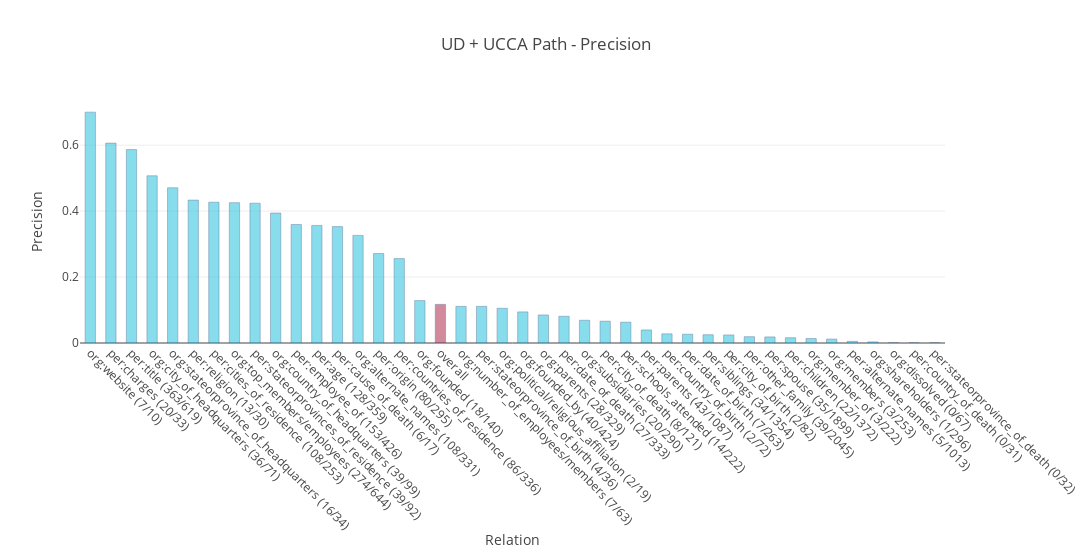

Notebook source saved alongside this figure:
### Code cell
import plotly.graph_objs as go

overall_index = next(i for (i, (relation, score)) in enumerate(stats) if relation == 'overall')

colors = ['rgb(58,200,225)'] * len(stats)
colors[overall_index] = 'rgb(181,59,89)'


trace1 = go.Bar(
    x=[stat[0] for stat in stats],
    y=[stat[1] for stat in stats],
    name='Precision',
    width=0.5,
    marker=dict(
        color=colors,
        line=dict(
            color='rgb(8,48,107)',
            width=0.5),
        ),
    opacity=0.6
)

data = [trace1]
layout = go.Layout(
    title='UD + UCCA Path - Precision',
    xaxis_title="Relation",
    yaxis_title="Precision",        
    barmode='overlay',
    width=1200,
    xaxis = go.layout.XAxis(
        tickangle = 45,
        automargin = True
        
    )
    
        
)

fig = go.Figure(data=data, layout=layout)
iplot(fig)

### Figure 1 — Plotly figure (JSON) as saved in the notebook; plotly's stock layout.template omitted (floating-point values rounded to 4 significant figures)
{"data": [{"marker": {"color": ["rgb(58,200,225)", "rgb(58,200,225)", "rgb(58,200,225)", "rgb(58,200,225)", "rgb(58,200,225)", "rgb(58,200,225)", "rgb(58,200,225)", "rgb(58,200,225)", "rgb(58,200,225)", "rgb(58,200,225)", "rgb(58,200,225)", "rgb(58,200,225)", "rgb(58,200,225)", "rgb(58,200,225)", "rgb(58,200,225)", "rgb(58,200,225)", "rgb(58,200,225)", "rgb(181,59,89)", "rgb(58,200,225)", "rgb(58,200,225)", "rgb(58,200,225)", "rgb(58,200,225)", "rgb(58,200,225)", "rgb(58,200,225)", "rgb(58,200,225)", "rgb(58,200,225)", "rgb(58,200,225)", "rgb(58,200,225)", "rgb(58,200,225)", "rgb(58,200,225)", "rgb(58,200,225)", "rgb(58,200,225)", "rgb(58,200,225)", "rgb(58,200,225)", "rgb(58,200,225)", "rgb(58,200,225)", "rgb(58,200,225)", "rgb(58,200,225)", "rgb(58,200,225)", "rgb(58,200,225)", "rgb(58,200,225)", "rgb(58,200,225)"], "line": {"color": "rgb(8,48,107)", "width": 0.5}}, "name": "Precision", "opacity": 0.6, "type": "bar", "uid": "9c4f8ab9-189c-4e5c-a4f1-cf7b4baa8315", "width": 0.5, "x": ["org:website (7/10)", "per:charges (20/33)", "per:title (363/619)", "org:city_of_headquarters (36/71)", "org:stateorprovince_of_headquarters (16/34)", "per:religion (13/30)", "per:cities_of_residence (108/253)", "org:top_members/employees (274/644)", "per:stateorprovinces_of_residence (39/92)", "org:country_of_headquarters (39/99)", "per:employee_of (153/426)", "per:age (128/359)", "per:cause_of_death (6/17)", "org:alternate_names (108/331)", "per:origin (80/295)", "per:countries_of_residence (86/336)", "org:founded (18/140)", "overall", "org:number_of_employees/members (7/63)", "per:stateorprovince_of_birth (4/36)", "org:political/religious_affiliation (2/19)", "org:founded_by (40/424)", "org:parents (28/329)", "per:date_of_death (27/333)", "org:subsidiaries (20/290)", "per:city_of_death (8/121)", "per:schools_attended (14/222)", "per:parents (43/1087)", "per:country_of_birth (2/72)", "per:date_of_birth (7/263)", "per:siblings (34/1354)", "per:city_of_birth (2/82)", "per:other_family (39/2045)", "per:spouse (35/1899)", "per:children (22/1372)", "org:member_of (3/222)", "org:members (3/253)", "per:alternate_names (5/1013)", "org:shareholders (1/296)", "org:dissolved (0/67)", "per:country_of_death (0/31)", "per:stateorprovince_of_death (0/32)"], "y": [0.7, 0.6061, 0.5864, 0.507, 0.4706, 0.4333, 0.4269, 0.4255, 0.4239, 0.3939, 0.3592, 0.3565, 0.3529, 0.3263, 0.2712, 0.256, 0.1286, 0.1171, 0.1111, 0.1111, 0.1053, 0.0943, 0.0851, 0.0811, 0.069, 0.0661, 0.0631, 0.0396, 0.0278, 0.0266, 0.0251, 0.0244, 0.0191, 0.0184, 0.016, 0.0135, 0.0119, 0.0049, 0.0034, 0, 0, 0]}], "layout": {"barmode": "overlay", "title": {"text": "UD + UCCA Path - Precision"}, "width": 1200, "xaxis": {"automargin": true, "tickangle": 45, "title": {"text": "Relation"}}, "yaxis": {"title": {"text": "Precision"}}}}
